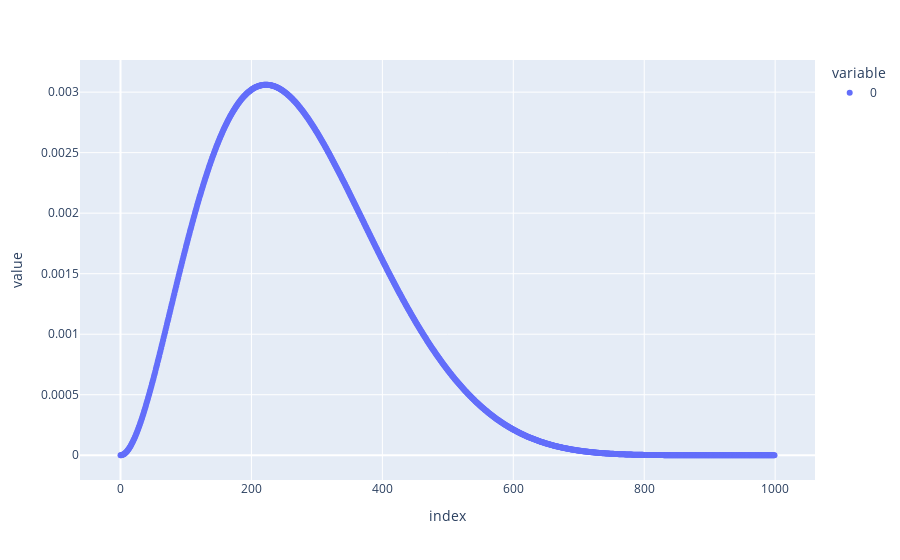

Write notebook code for a chart like this one.
### Code cell
px.scatter(build_posterior(num_tries=2, total_tries=9))

### Figure 1 — Plotly figure (JSON) as saved in the notebook; plotly's stock layout.template omitted (floating-point values rounded to 4 significant figures; data arrays with more than 128 entries replaced by an {"elided": "..."} marker saying what was removed)
{"data": [{"hovertemplate": "variable=0<br>index=%{x}<br>value=%{y}<extra></extra>", "legendgroup": "0", "marker": {"color": "#636efa", "symbol": "circle"}, "mode": "markers", "name": "0", "orientation": "v", "showlegend": true, "type": "scatter", "x": {"elided": "1000 int values"}, "xaxis": "x", "y": {"elided": "1000 float values"}, "yaxis": "y"}], "layout": {"legend": {"title": {"text": "variable"}, "tracegroupgap": 0}, "margin": {"t": 60}, "xaxis": {"anchor": "y", "domain": [0, 1], "title": {"text": "index"}}, "yaxis": {"anchor": "x", "domain": [0, 1], "title": {"text": "value"}}}}
